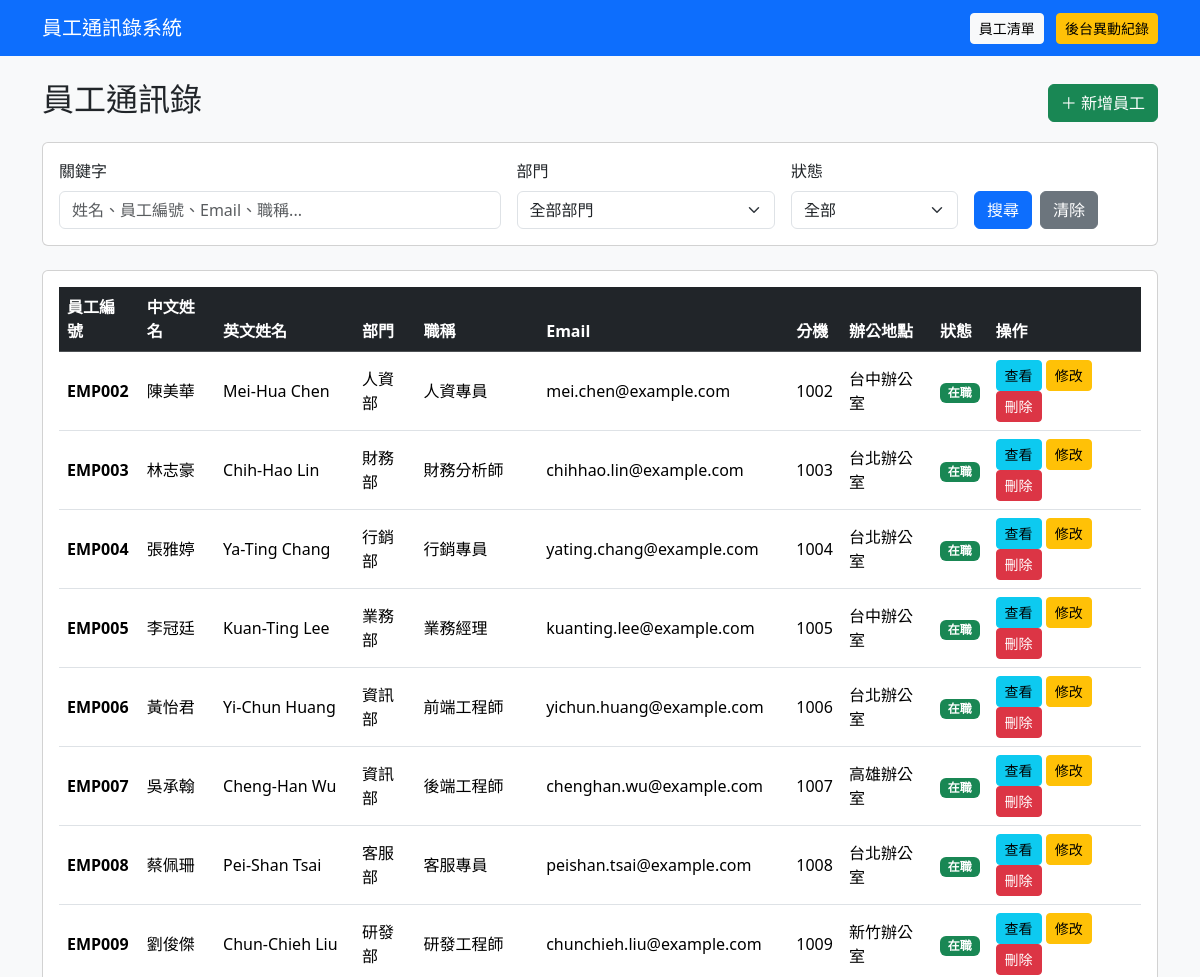
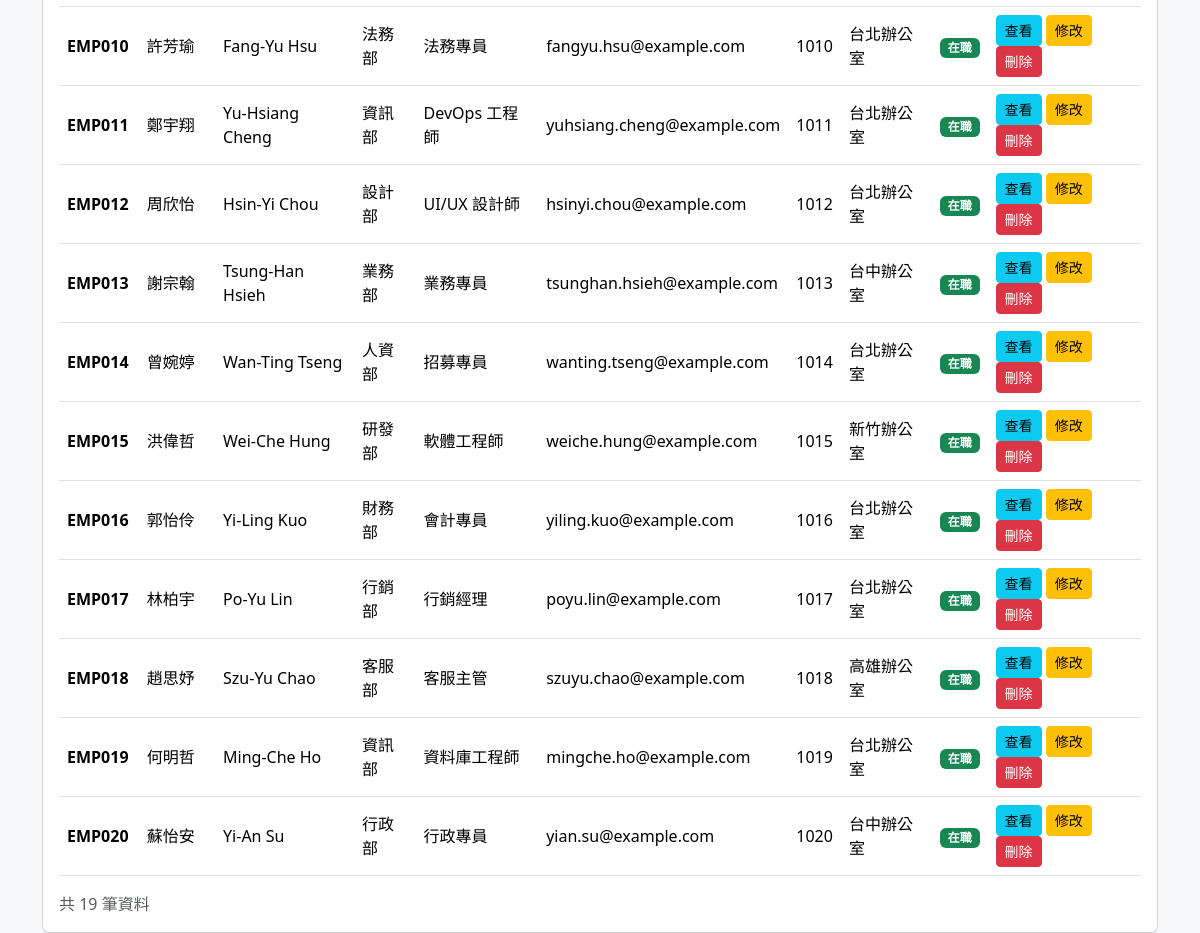
The page / on the database its author committed (2 pictures, top to bottom).
### tables this page shows
CREATE TABLE employees (
            id INTEGER PRIMARY KEY AUTOINCREMENT,
            employee_no TEXT NOT NULL UNIQUE,
            chinese_name TEXT NOT NULL,
            english_name TEXT NOT NULL,
            department TEXT NOT NULL,
            position TEXT NOT NULL,
            email TEXT NOT NULL UNIQUE,
            extension TEXT NOT NULL,
            mobile TEXT NOT NULL,
            office_location TEXT NOT NULL,
            hire_date TEXT NOT NULL,
            status TEXT NOT NULL
        );

### app.py (the view, shortened to what this page needs)
@app.route("/")
def index():
    keyword = request.args.get("keyword", "").strip()
    department = request.args.get("department", "").strip()
    status = request.args.get("status", "").strip()
    conn = get_db()
    sql = "SELECT * FROM employees WHERE 1=1"
    params = []
    if department:
        sql += " AND department = ?"
        params.append(department)
    if status:
        sql += " AND status = ?"
        params.append(status)
    sql += " ORDER BY employee_no ASC"
    employees = conn.execute(sql, params).fetchall()
    departments = conn.execute("""
        SELECT DISTINCT department
        FROM employees
        ORDER BY department
    """).fetchall()
    conn.close()
    return render_template(
        "employees.html",
        employees=employees,
        departments=departments,
        keyword=keyword,
        selected_department=department,
        selected_status=status
    )

### app.py (called while the page is built)
def get_db():
    conn = sqlite3.connect(DATABASE)
    conn.row_factory = sqlite3.Row
    return conn

### templates/employees.html (shortened to what this page needs)
{% extends "base.html" %}
{% block content %}
<div class="d-flex justify-content-between align-items-center mb-3">
    <h2>員工通訊錄</h2>
    <a href="{{ url_for('create_employee') }}" class="btn btn-success">
        ＋ 新增員工
    </a>
</div>
<div class="card mb-4">
    <div class="card-body">
        <form method="GET" class="row g-3">
            <div class="col-md-5">
                <label class="form-label">
                    關鍵字
                </label>
                <input type="text" name="keyword" class="form-control" placeholder="姓名、員工編號、Email、職稱..."
                    value="{{ keyword }}">
            </div>
            <div class="col-md-3">
                <label class="form-label">
                    部門
                </label>
                <select name="department" class="form-select">
                    <option value="">
                        全部部門
                    </option>
                </select>
            </div>
            <div class="col-md-2">
                <label class="form-label">
                    狀態
                </label>
                <select name="status" class="form-select">
                    <option value="">
                        全部
                    </option>
                </select>
            </div>
            <div class="col-md-2 d-flex align-items-end">
                <button type="submit" class="btn btn-primary me-2">
                    搜尋
                </button>
                <a href="{{ url_for('index') }}" class="btn btn-secondary">
                    清除
                </a>
            </div>
        </form>
    </div>
</div>
<div class="card">
    <div class="card-body">
        <div class="table-responsive">
            <table class="table table-hover align-middle">
                <thead class="table-dark">
                    <tr>
                        <th>員工編號</th>
                        <th>中文姓名</th>
                        <th>英文姓名</th>
                        <th>部門</th>
                        <th>職稱</th>
                        <th>Email</th>
                        <th>分機</th>
                        <th>辦公地點</th>
                        <th>狀態</th>
                        <th>操作</th>
                    </tr>
                </thead>
                <tbody>
                    {% for employee in employees %}
                    <tr>
                        <td>
                            <strong>
                                {{ employee['employee_no'] }}
                            </strong>
                        </td>
                        <td>
                            {{ employee['chinese_name'] }}
                        </td>
                        <td>
                            {{ employee['english_name'] }}
                        </td>
                        <td>
                            {{ employee['department'] }}
                        </td>
                        <td>
                            {{ employee['position'] }}
                        </td>
                        <td>
                            {{ employee['email'] }}
                        </td>
                        <td>
                            {{ employee['extension'] }}
                        </td>
                        <td>
                            {{ employee['office_location'] }}
                        </td>
                        <td>
                            {% if employee['status'] == '在職' %}
                            <span class="badge bg-success">
                                在職
                            </span>
                            {% elif employee['status'] == '離職' %}
                            <span class="badge bg-danger">
                                離職
                            </span>
                            {% else %}
                            <span class="badge bg-warning text-dark">
                                留職停薪
                            </span>
                            {% endif %}
                        </td>
                        <td>
                            <a href="{{ url_for(
                                    'employee_detail',
                                    employee_id=employee['id']
                                ) }}" class="btn btn-info btn-sm">
                                查看
                            </a>
                            <a href="{{ url_for(
                                    'edit_employee',
                                    employee_id=employee['id']
                                ) }}" class="btn btn-warning btn-sm">
                                修改
                            </a>
                            <form method="POST" action="{{ url_for(
                                    'delete_employee',
                                    employee_id=employee['id']
                                ) }}" style="display:inline;" onsubmit="return confirm(
                                    // '確定要刪除嗎？此操作無法復原。'
                                    '確定要刪除 {{ employee['employee_no'] }} {{ employee['chinese_name'] }} 嗎？此操作無法復原。'
                                    // '確定要刪除 {{ employee['employee_no'] }} {{ employee['chinese_name'] }}'
                                );">
                                <button type="submit" class="btn btn-danger btn-sm">
                                    刪除
                                </button>
                            </form>
                        </td>
                    </tr>
                    {% else %}
                    <tr>
                        <td colspan="10" class="text-center text-muted py-4">
                            查無符合條件的員工資料。
                        </td>
                    </tr>
                    {% endfor %}
                </tbody>
            </table>
        </div>
        <div class="text-muted">
            共 {{ employees|length }} 筆資料
        </div>
    </div>
</div>
{% endblock %}

### templates/base.html (shortened to what this page needs)
<!DOCTYPE html>
<html lang="zh-Hant">
<head>
    <link href="https://cdn.jsdelivr.net/npm/bootstrap@5.3.3/dist/css/bootstrap.min.css" rel="stylesheet">
</head>
<body class="bg-light">
    <nav class="navbar navbar-dark bg-primary mb-4">
        <div class="container">
            <a class="navbar-brand" href="{{ url_for('index') }}">
                員工通訊錄系統
            </a>
            <div>
                <a href="{{ url_for('index') }}" class="btn btn-light btn-sm me-2">
                    員工清單
                </a>
                <a href="{{ url_for('audit_logs') }}" class="btn btn-warning btn-sm">
                    後台異動紀錄
                </a>
            </div>
        </div>
    </nav>
    <div class="container">
        {% block content %}{% endblock %}
    </div>
</body>
</html>

### rows shown on the page
employees: employee_no "EMP002", chinese_name "陳美華", english_name "Mei-Hua Chen", department "人資部", position "人資專員", email "mei.chen@example.com", extension "1002", office_location "台中辦公室", status "在職"
employees: employee_no "EMP003", chinese_name "林志豪", english_name "Chih-Hao Lin", department "財務部", position "財務分析師", email "chihhao.lin@example.com", extension "1003", office_location "台北辦公室", status "在職"
employees: employee_no "EMP004", chinese_name "張雅婷", english_name "Ya-Ting Chang", department "行銷部", position "行銷專員", email "yating.chang@example.com", extension "1004", office_location "台北辦公室", status "在職"
employees: employee_no "EMP005", chinese_name "李冠廷", english_name "Kuan-Ting Lee", department "業務部", position "業務經理", email "kuanting.lee@example.com", extension "1005", office_location "台中辦公室", status "在職"
employees: employee_no "EMP006", chinese_name "黃怡君", english_name "Yi-Chun Huang", department "資訊部", position "前端工程師", email "yichun.huang@example.com", extension "1006", office_location "台北辦公室", status "在職"
employees: employee_no "EMP007", chinese_name "吳承翰", english_name "Cheng-Han Wu", department "資訊部", position "後端工程師", email "chenghan.wu@example.com", extension "1007", office_location "高雄辦公室", status "在職"
employees: employee_no "EMP008", chinese_name "蔡佩珊", english_name "Pei-Shan Tsai", department "客服部", position "客服專員", email "peishan.tsai@example.com", extension "1008", office_location "台北辦公室", status "在職"
employees: employee_no "EMP009", chinese_name "劉俊傑", english_name "Chun-Chieh Liu", department "研發部", position "研發工程師", email "chunchieh.liu@example.com", extension "1009", office_location "新竹辦公室", status "在職"
employees: employee_no "EMP010", chinese_name "許芳瑜", english_name "Fang-Yu Hsu", department "法務部", position "法務專員", email "fangyu.hsu@example.com", extension "1010", office_location "台北辦公室", status "在職"
employees: employee_no "EMP011", chinese_name "鄭宇翔", english_name "Yu-Hsiang Cheng", department "資訊部", position "DevOps 工程師", email "yuhsiang.cheng@example.com", extension "1011", office_location "台北辦公室", status "在職"
employees: employee_no "EMP012", chinese_name "周欣怡", english_name "Hsin-Yi Chou", department "設計部", position "UI/UX 設計師", email "hsinyi.chou@example.com", extension "1012", office_location "台北辦公室", status "在職"
employees: employee_no "EMP013", chinese_name "謝宗翰", english_name "Tsung-Han Hsieh", department "業務部", position "業務專員", email "tsunghan.hsieh@example.com", extension "1013", office_location "台中辦公室", status "在職"
employees: employee_no "EMP014", chinese_name "曾婉婷", english_name "Wan-Ting Tseng", department "人資部", position "招募專員", email "wanting.tseng@example.com", extension "1014", office_location "台北辦公室", status "在職"
employees: employee_no "EMP015", chinese_name "洪偉哲", english_name "Wei-Che Hung", department "研發部", position "軟體工程師", email "weiche.hung@example.com", extension "1015", office_location "新竹辦公室", status "在職"
employees: employee_no "EMP016", chinese_name "郭怡伶", english_name "Yi-Ling Kuo", department "財務部", position "會計專員", email "yiling.kuo@example.com", extension "1016", office_location "台北辦公室", status "在職"
employees: employee_no "EMP017", chinese_name "林柏宇", english_name "Po-Yu Lin", department "行銷部", position "行銷經理", email "poyu.lin@example.com", extension "1017", office_location "台北辦公室", status "在職"
employees: employee_no "EMP018", chinese_name "趙思妤", english_name "Szu-Yu Chao", department "客服部", position "客服主管", email "szuyu.chao@example.com", extension "1018", office_location "高雄辦公室", status "在職"
employees: employee_no "EMP019", chinese_name "何明哲", english_name "Ming-Che Ho", department "資訊部", position "資料庫工程師", email "mingche.ho@example.com", extension "1019", office_location "台北辦公室", status "在職"
employees: employee_no "EMP020", chinese_name "蘇怡安", english_name "Yi-An Su", department "行政部", position "行政專員", email "yian.su@example.com", extension "1020", office_location "台中辦公室", status "在職"

### other values the page prints
{{ employees|length }} "19"
